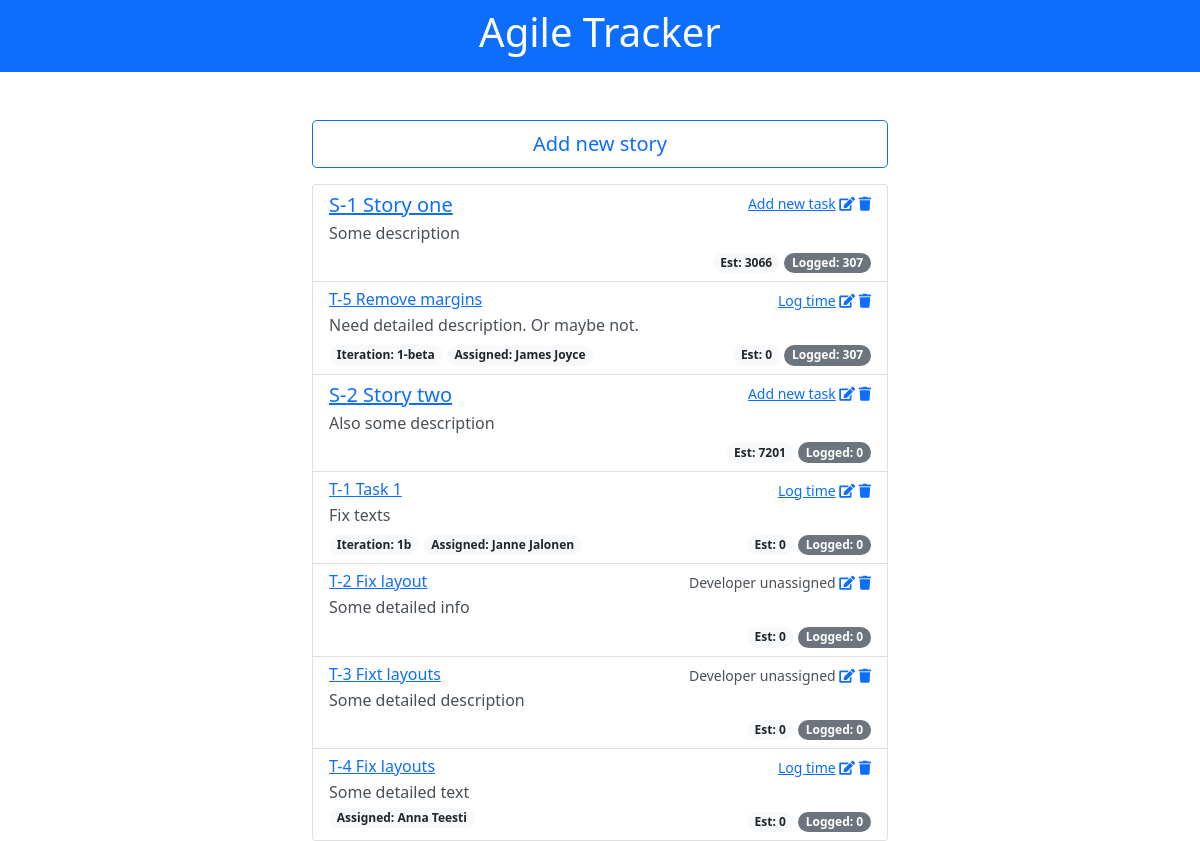
The page /index on the database as committed earlier.
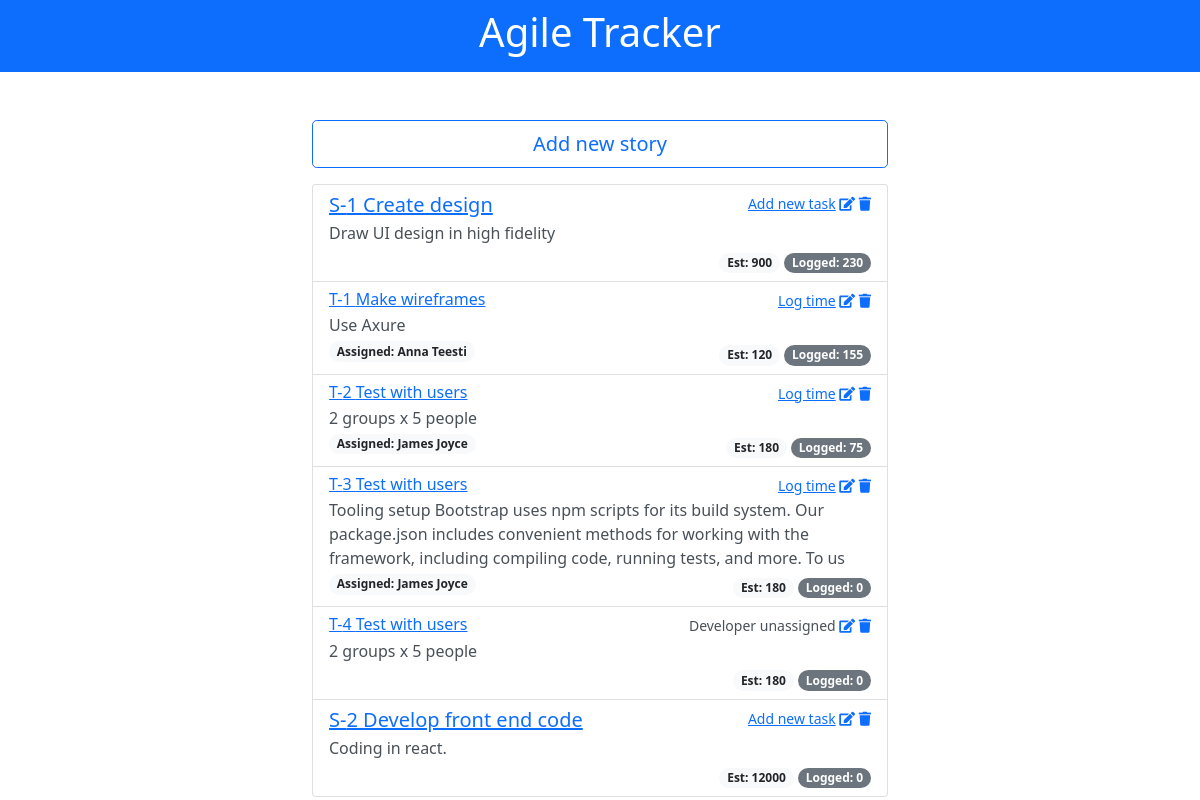
The same page on the database as committed later.
### tables this page shows
CREATE TABLE stories (id INTEGER PRIMARY KEY AUTOINCREMENT, 
                    title CHAR NOT NULL,
                    content CHAR, 
                    estimate NUMERIC, 
                    created TIMESTAMP NOT NULL DEFAULT CURRENT_TIMESTAMP, 
                    modified TIMESTAMP NOT NULL DEFAULT CURRENT_TIMESTAMP, 
                    TIMESTAMP NOT NULL DEFAULT CURRENT_TIMESTAMP);

CREATE TABLE tasks (id INTEGER PRIMARY KEY AUTOINCREMENT, 
                    developer_id INTEGER NOT NULL, 
                    story_id INTEGER NOT NULL, 
                    title CHAR NOT NULL, 
                    content CHAR, 
                    estimate NUMERIC, 
                    iteration NUMERIC,
                    created TIMESTAMP NOT NULL DEFAULT CURRENT_TIMESTAMP, 
                    modified TIMESTAMP NOT NULL DEFAULT CURRENT_TIMESTAMP,
                    FOREIGN KEY (developer_id) REFERENCES developers (id), 
                    FOREIGN KEY (story_id) REFERENCES stories (id));

CREATE TABLE developers (id INTEGER PRIMARY KEY AUTOINCREMENT, 
                    name_surname CHAR NOT NULL);

### flaskr/__init__.py (the view)
    @app.route('/index')
    def index():
        stories = get_stories()
        story_tasks = {}
        story_logged_hours = {}
        for story in stories:
            story_logged_hours[story['id']] = 0
            story_tasks[story['id']] = get_story_tasks(story['id'])
            for task in story_tasks[story['id']]:
                story_logged_hours[story['id']] += task['task_actual'] if task['task_actual'] is not None else 0
        return render_template('/index.html', stories=stories, story_tasks=story_tasks, story_logged_hours=story_logged_hours)

### flaskr/db.py (called while the page is built)
def get_db():
    if 'db' not in g:
        g.db = sqlite3.connect(
            current_app.config['DATABASE'],
            detect_types=sqlite3.PARSE_DECLTYPES
        )
        g.db.row_factory = sqlite3.Row
    return g.db

def get_stories():
    db = get_db()
    stories = db.execute('SELECT id, title, content, estimate FROM stories ORDER BY id ASC').fetchall()
    return stories

def get_story_tasks(story_id):
    db = get_db()
    tasks = db.execute('SELECT s.id as story_id, s.title as story_title, t.id as task_id, t.title as task_title, t.content as task_content, t.iteration as task_iteration, t.estimate as task_estimate, sum(l.actual) as task_actual, d.id as developer_id, d.name_surname as developer_name FROM tasks t \
            JOIN stories s ON s.id = t.story_id \
            LEFT JOIN developers d ON d.id = t.developer_id \
            LEFT JOIN logs l ON l.task_id = t.id \
            WHERE s.id = ? \
            GROUP BY t.id ORDER BY t.id ASC', (story_id,)).fetchall()
    return tasks

### flaskr/templates/index.html (shortened to what this page needs)
{% extends 'base.html' %}
{% block body %}
  <div class="col-12">
    <a class="action w-100 btn btn-outline-primary btn-lg" href="{{ url_for('story.create_story') }}">
      Add new story
  </a>
    </div>
    <div class="list-group pt-3">
   {% for story in stories %}
   <li class="list-group-item list-group-item-action">
    <div class="d-flex w-100 justify-content-between">
      <a href="{{ url_for('story.view_story', story_id=story['id']) }}"  aria-current="true"><h5 class="mb-1">S-{{ story['id'] }} {{ story['title'] }}</h5></a>
      <small>
        <a href="{{ url_for('task.create_task', story_id=story['id'])}}">Add new task</a>
        <a href="{{ url_for('story.update_story', story_id=story['id'])}}"><i class="fas fa-edit"></i></a>
        <a href="{{ url_for('story.delete_story', story_id=story['id'])}}"><i class="fas fa-trash"></i></a>
      </small>
    </div>
    <p class="mb-1">{{ story['content'][:200] }}</p>
    <div class="float-end">
    <small class="badge bg-light rounded-pill text-dark">Est: {{ story['estimate'] }}</small> <small class="badge bg-secondary rounded-pill">Logged: {{  story_logged_hours[story['id']]  }}</small>
    </div>
  </li>
  {% for task in story_tasks[story['id']] %}
    <li class="list-group-item list-group-item-action">
        <div class="d-flex w-100 justify-content-between">
          <a href="{{ url_for('task.view_task', task_id=task['task_id']) }}"  aria-current="true"><h6 class="mb-1">T-{{ task['task_id'] }} {{ task['task_title'] }}</h5></a>
            <small>
            {% if  task['developer_name'] is none %}
            Developer unassigned
            {% else %}
            <a href="{{ url_for('log.create_log', task_id=task[2]) }}">Log time</a>
            {% endif %}
            <a href="{{ url_for('task.update_task', task_id=task['task_id'])}}"><i class="fas fa-edit"></i></a>
        <a href="{{ url_for('task.delete_task', task_id=task['task_id'])}}"><i class="fas fa-trash"></i></a>
      </small>
        </div>
        <p class="mb-1">{{ task['task_content'][:200] }}</p>
        <div class="d-flex w-100 justify-content-between">
          <div>
        {% if  task['task_iteration'] == '' %}
        {% else %}
          <small class="badge bg-light rounded-pill text-dark">Iteration: {{ task['task_iteration'] }}</small>
        {% endif %}
        {% if  task['developer_name'] is none %}
        {% else %}
          <small class="badge bg-light rounded-pill text-dark">Assigned: {{ task['developer_name'] }}</small>
        {% endif %}
      </div>
      <div>
        <small class="badge bg-light rounded-pill text-dark">Est:
          {% if  task['task_estimate'] is none %}
          0
        {% else %}
        {{ task['task_estimate'] }}
        {% endif %}
        </small>
        <small class="badge bg-secondary rounded-pill">Logged:
          {% if  task['task_actual'] is none %}
          0
        {% else %}
        {{ task['task_actual'] }}
        {% endif %}
        </small>
      </div>
      </div>
    </li>
  {% endfor %}
   {% endfor %}
  </div>
{% endblock %}

### flaskr/templates/base.html (shortened to what this page needs)
<html lang="en">
<head>
    <link href="https://cdnjs.cloudflare.com/ajax/libs/font-awesome/5.15.2/css/all.min.css" rel="stylesheet">
    <link href="{{url_for('static', filename = 'bootstrap/css/bootstrap.min.css')}}" rel="stylesheet">
    <link rel="stylesheet" href="https://cdnjs.cloudflare.com/ajax/libs/bootstrap-datepicker/1.4.1/css/bootstrap-datepicker3.css"/>
</head>
<body>
<div class="nav navbar navbar-expand-lg navbar-dark bg-primary justify-content-center">
{% block header %}
  <h1 class="text-white">Agile Tracker</h1>
{% endblock %}
</div>
<div class="container col-md-6 col-sm-12 mt-5">
{% block body %}
{% endblock %}
</div>
</body>
</html>

Rows that differ between the two databases and show on the page:
removed tasks: task_id "5", task_title "Remove margins", content "Need detailed description. Or maybe not.", task_iteration "1-beta", developer_name "James Joyce", task_estimate "0", task_actual "307", shown under stories id 1
changed stories id 1: title "Story one" → "Create design"; content "Some description" → "Draw UI design in high fidelity"; estimate "3066" → "900"; story_logged_hours "307" → "230"; gains tasks (task_id "1", task_title "Make wireframes", content "Use Axure", developer_name "Anna Teesti", task_estimate "120", task_actual "155"); gains tasks (task_id "2", task_title "Test with users", content "2 groups x 5 people", developer_name "James Joyce", task_estimate "180", task_actual "75"); gains tasks (task_id "3", task_title "Test with users", content "Tooling setup Bootstrap uses npm scripts for its build system. Our package.json includes convenient methods for working with the framework, including compiling code, running tests, and more. To us", developer_name "James Joyce", task_estimate "180"); gains tasks (task_id "4", task_title "Test with users", shows "Developer unassigned", content "2 groups x 5 people", task_estimate "180")
changed stories id 2: title "Story two" → "Develop front end code"; content "Also some description" → "Coding in react."; estimate "7201" → "12000"; loses tasks (task_id "1", task_title "Task 1", content "Fix texts", task_iteration "1b", developer_name "Janne Jalonen", task_estimate "0"); loses tasks (task_id "2", task_title "Fix layout", shows "Developer unassigned", content "Some detailed info", task_estimate "0"); loses tasks (task_id "3", task_title "Fixt layouts", shows "Developer unassigned", content "Some detailed description", task_estimate "0"); loses tasks (task_id "4", task_title "Fix layouts", content "Some detailed text", developer_name "Anna Teesti", task_estimate "0")
